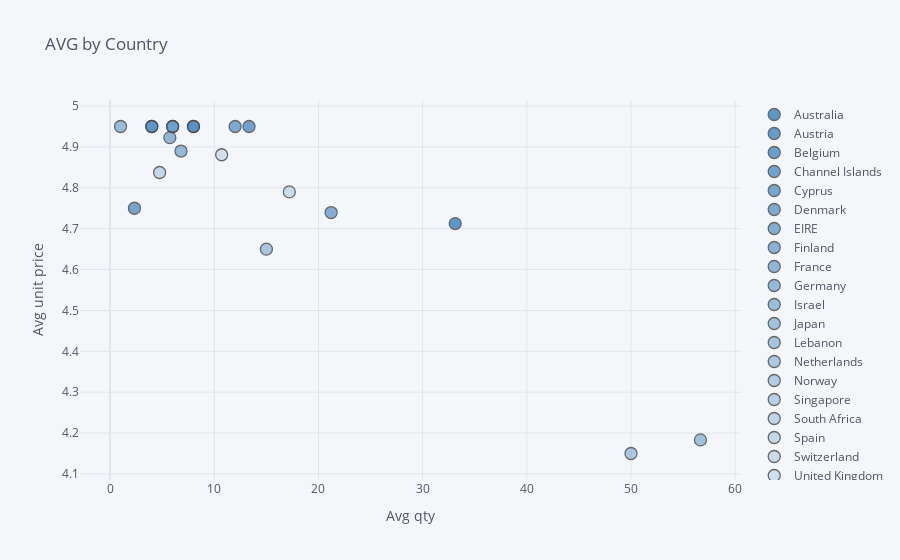

Write notebook code for a chart like this one.
### Markdown cell above
## 3. Create an interactive scatter plot showing the relationship between average quantity (x-axis) and average unit price (y-axis) for the product PARTY BUNTING with the plot points color-coded by country (categories).

### Code cell
data=df.loc[df.Description=='PARTY BUNTING']

data=data.groupby('Country').mean()
data=data[['Quantity', 'UnitPrice']]


data.reset_index(inplace=True)


data.iplot(x='Quantity', y='UnitPrice', categories='Country',
           xTitle='Avg qty', yTitle='Avg unit price',
           color='blue', title='AVG by Country')

### Figure 1 — Plotly figure (JSON) as saved in the notebook; plotly's stock layout.template omitted (floating-point values rounded to 4 significant figures)
{"data": [{"marker": {"color": "rgba(55, 128, 191, 1.0)", "line": {"width": 1.3}, "opacity": 0.8, "size": 12, "symbol": "circle"}, "mode": "markers", "name": "Australia", "textfont": {"color": "#4D5663"}, "type": "scatter", "x": [33.12], "y": [4.713]}, {"marker": {"color": "rgba(55, 128, 191, 0.96)", "line": {"width": 1.3}, "opacity": 0.8, "size": 12, "symbol": "circle"}, "mode": "markers", "name": "Austria", "textfont": {"color": "#4D5663"}, "type": "scatter", "x": [8], "y": [4.95]}, {"marker": {"color": "rgba(55, 128, 191, 0.9199999999999999)", "line": {"width": 1.3}, "opacity": 0.8, "size": 12, "symbol": "circle"}, "mode": "markers", "name": "Belgium", "textfont": {"color": "#4D5663"}, "type": "scatter", "x": [4], "y": [4.95]}, {"marker": {"color": "rgba(55, 128, 191, 0.8799999999999999)", "line": {"width": 1.3}, "opacity": 0.8, "size": 12, "symbol": "circle"}, "mode": "markers", "name": "Channel Islands", "textfont": {"color": "#4D5663"}, "type": "scatter", "x": [13.33], "y": [4.95]}, {"marker": {"color": "rgba(55, 128, 191, 0.8399999999999999)", "line": {"width": 1.3}, "opacity": 0.8, "size": 12, "symbol": "circle"}, "mode": "markers", "name": "Cyprus", "textfont": {"color": "#4D5663"}, "type": "scatter", "x": [2.333], "y": [4.75]}, {"marker": {"color": "rgba(55, 128, 191, 0.8)", "line": {"width": 1.3}, "opacity": 0.8, "size": 12, "symbol": "circle"}, "mode": "markers", "name": "Denmark", "textfont": {"color": "#4D5663"}, "type": "scatter", "x": [12], "y": [4.95]}, {"marker": {"color": "rgba(55, 128, 191, 0.76)", "line": {"width": 1.3}, "opacity": 0.8, "size": 12, "symbol": "circle"}, "mode": "markers", "name": "EIRE", "textfont": {"color": "#4D5663"}, "type": "scatter", "x": [21.21], "y": [4.739]}, {"marker": {"color": "rgba(55, 128, 191, 0.72)", "line": {"width": 1.3}, "opacity": 0.8, "size": 12, "symbol": "circle"}, "mode": "markers", "name": "Finland", "textfont": {"color": "#4D5663"}, "type": "scatter", "x": [6], "y": [4.95]}, {"marker": {"color": "rgba(55, 128, 191, 0.6799999999999999)", "line": {"width": 1.3}, "opacity": 0.8, "size": 12, "symbol": "circle"}, "mode": "markers", "name": "France", "textfont": {"color": "#4D5663"}, "type": "scatter", "x": [5.727], "y": [4.923]}, {"marker": {"color": "rgba(55, 128, 191, 0.6399999999999999)", "line": {"width": 1.3}, "opacity": 0.8, "size": 12, "symbol": "circle"}, "mode": "markers", "name": "Germany", "textfont": {"color": "#4D5663"}, "type": "scatter", "x": [6.8], "y": [4.89]}, {"marker": {"color": "rgba(55, 128, 191, 0.5999999999999999)", "line": {"width": 1.3}, "opacity": 0.8, "size": 12, "symbol": "circle"}, "mode": "markers", "name": "Israel", "textfont": {"color": "#4D5663"}, "type": "scatter", "x": [1], "y": [4.95]}, {"marker": {"color": "rgba(55, 128, 191, 0.5599999999999998)", "line": {"width": 1.3}, "opacity": 0.8, "size": 12, "symbol": "circle"}, "mode": "markers", "name": "Japan", "textfont": {"color": "#4D5663"}, "type": "scatter", "x": [56.67], "y": [4.183]}, {"marker": {"color": "rgba(55, 128, 191, 0.5199999999999998)", "line": {"width": 1.3}, "opacity": 0.8, "size": 12, "symbol": "circle"}, "mode": "markers", "name": "Lebanon", "textfont": {"color": "#4D5663"}, "type": "scatter", "x": [15], "y": [4.65]}, {"marker": {"color": "rgba(55, 128, 191, 0.4799999999999998)", "line": {"width": 1.3}, "opacity": 0.8, "size": 12, "symbol": "circle"}, "mode": "markers", "name": "Netherlands", "textfont": {"color": "#4D5663"}, "type": "scatter", "x": [50], "y": [4.15]}, {"marker": {"color": "rgba(55, 128, 191, 0.44)", "line": {"width": 1.3}, "opacity": 0.8, "size": 12, "symbol": "circle"}, "mode": "markers", "name": "Norway", "textfont": {"color": "#4D5663"}, "type": "scatter", "x": [6], "y": [4.95]}, {"marker": {"color": "rgba(55, 128, 191, 0.39999999999999997)", "line": {"width": 1.3}, "opacity": 0.8, "size": 12, "symbol": "circle"}, "mode": "markers", "name": "Singapore", "textfont": {"color": "#4D5663"}, "type": "scatter", "x": [8], "y": [4.95]}, {"marker": {"color": "rgba(55, 128, 191, 0.35999999999999993)", "line": {"width": 1.3}, "opacity": 0.8, "size": 12, "symbol": "circle"}, "mode": "markers", "name": "South Africa", "textfont": {"color": "#4D5663"}, "type": "scatter", "x": [4], "y": [4.95]}, {"marker": {"color": "rgba(55, 128, 191, 0.3199999999999999)", "line": {"width": 1.3}, "opacity": 0.8, "size": 12, "symbol": "circle"}, "mode": "markers", "name": "Spain", "textfont": {"color": "#4D5663"}, "type": "scatter", "x": [4.75], "y": [4.838]}, {"marker": {"color": "rgba(55, 128, 191, 0.27999999999999986)", "line": {"width": 1.3}, "opacity": 0.8, "size": 12, "symbol": "circle"}, "mode": "markers", "name": "Switzerland", "textfont": {"color": "#4D5663"}, "type": "scatter", "x": [17.2], "y": [4.79]}, {"marker": {"color": "rgba(55, 128, 191, 0.23999999999999982)", "line": {"width": 1.3}, "opacity": 0.8, "size": 12, "symbol": "circle"}, "mode": "markers", "name": "United Kingdom", "textfont": {"color": "#4D5663"}, "type": "scatter", "x": [10.71], "y": [4.881]}], "layout": {"legend": {"bgcolor": "#F5F6F9", "font": {"color": "#4D5663"}}, "paper_bgcolor": "#F5F6F9", "plot_bgcolor": "#F5F6F9", "title": {"font": {"color": "#4D5663"}, "text": "AVG by Country"}, "xaxis": {"gridcolor": "#E1E5ED", "showgrid": true, "tickfont": {"color": "#4D5663"}, "title": {"font": {"color": "#4D5663"}, "text": "Avg qty"}, "zerolinecolor": "#E1E5ED"}, "yaxis": {"gridcolor": "#E1E5ED", "showgrid": true, "tickfont": {"color": "#4D5663"}, "title": {"font": {"color": "#4D5663"}, "text": "Avg unit price"}, "zerolinecolor": "#E1E5ED"}}}
